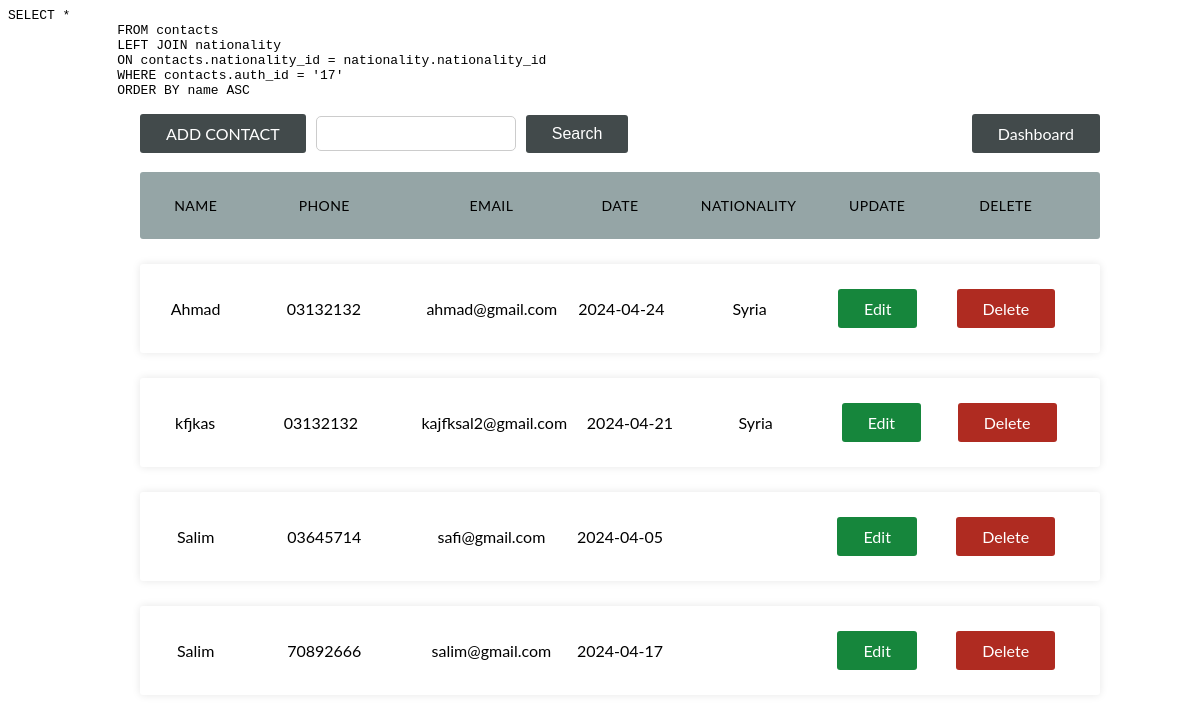
Page /contact.php (signed in) on the committed database.
### tables this page shows
CREATE TABLE `contacts` (
  `contact_id` int(11) NOT NULL,
  `name` varchar(100) NOT NULL,
  `phone` varchar(16) NOT NULL,
  `email` varchar(100) NOT NULL,
  `date` date NOT NULL,
  `auth_id` int(11) NOT NULL,
  `nationality_id` int(11) NOT NULL
);

CREATE TABLE `nationality` (
  `nationality_id` int(11) NOT NULL,
  `nationality_name` varchar(25) NOT NULL
);

### classes/DbConfig.php (called while the page is built, shortened)
<?php
class DbConfig
{
	private $_host = 'localhost';
	private $_username = 'root';
	private $_password = '';
	private $_database = 'tests';
	protected $connection;
	public function __construct()
	{
		if (!isset($this->connection)) {
			$this->connection = new mysqli($this->_host, $this->_username, $this->_password, $this->_database);
		}
		return $this->connection;
	}
}

### contact.php (the view, shortened to what this page needs)
<?php
include_once("classes/Crud.php");
if ($_SESSION['contact-switch'] == 0) {
    $crud = new Crud();
    $auth_id = $_SESSION['auth_user']['id'];
    $query = "SELECT *
              FROM contacts
              LEFT JOIN nationality
              ON contacts.nationality_id = nationality.nationality_id
              WHERE contacts.auth_id = '$auth_id'
              ORDER BY name ASC";
    $crud->debug($query);
    $result = $crud->getData($query);
?>
    <html>
    <head>
        <link rel="stylesheet" href="assets/table.css">
    </head>
    <body>
        <div class="container">
            <ul style="list-style-type: none;" class="responsive-table">
                <div style="display: flex; flex-direction: row; justify-content: space-between;  ">
                    <div style="display: flex; flex-direction: row; justify-content: space-between;">
                        <a style="align-self: center;" class="addButton" href="contact.php?code=3&form=<?= "add" ?>" id="executeButton">ADD CONTACT</a>
                        <form action="contact.php?code=0" method="post" name="formx">
                            <input class="search_input" type="text" name="search">
                            <input style="align-self: center;" class="addButton" value="Search" type="submit" name="SEARCH">
                        </form>
                    </div>
                    <a class="addButton" href="index.php" name="logout_btn">Dashboard</a>
                </div><br>
                <li class="table-header">
                    <div class="col col-1">Name</div>
                    <div class="col col-2">Phone</div>
                    <div class="col col-3">Email</div>
                    <div class="col col-4">Date</div>
                    <div class="col col-4">Nationality</div>
                    <div class="col col-4">Update</div>
                    <div class="col col-4">Delete</div>
                </li>
                <?php
                if (mysqli_num_rows($result) > 0) {
                    foreach ($result as $res) {
                ?>
                        <li class="table-row">
                            <div class="col col-1"><?= $res['name'] ?></div>
                            <div class="col col-2"><?= $res['phone'] ?></div>
                            <div class="col col-3"><?= $res['email'] ?></div>
                            <div class="col col-4"><?= $res['date'] ?></div>
                            <div class="col col-4"><?= $res['nationality_name'] ?></div>
                            <div class="col col-4"><a class="updateButton" href="contact.php?code=3&id=<?= $res['contact_id'] ?>&form=<?= "update" ?>">Edit</a></div>
                            <div class=" col col-4"><a class="DeleteButton" href="contact.php?code=4&id=<?= $res['contact_id'] ?>&name=<?= $res['name'] ?>" onClick=" return confirm('Are you sure you want to delete?')">Delete</a></div>
                        </li>
                    <?php
                    }
                } else {
                    ?> <li class="table-row">
                        <div class="col col-1">No Contacts</div>
                    </li>
                <?php } ?>
            </ul>
        </div>
    </body>
    </html>
<?php }
?>

### classes/Crud.php (shortened to what this page needs)
<?php
include_once 'DbConfig.php';
class Crud extends DbConfig
{
	public function getData($query)
	{
		$result = $this->connection->query($query);
		return $result;
	}
	public function debug($data)
	{
		echo '<pre>';
		print_r($data);
		echo '</pre>';
	}
}

### assets/table.css (style rules this page uses)
body { font-family: "lato", sans-serif; }
.container { max-width: 1000px; margin-left: auto; margin-right: auto; padding-left: 10px; padding-right: 10px; }
.updateButton { background-color: #16863c; border: none; color: white; padding: 10px 26px; text-align: center; text-decoration: none; display: inline-block; font-size: 16px; border-radius: 3px; }
.DeleteButton { background-color: #af2b21; border: none; color: white; padding: 10px 26px; text-align: center; text-decoration: none; display: inline-block; font-size: 16px; border-radius: 3px; }
.addButton { background-color: #424a4b; border: none; color: white; padding: 10px 26px; text-align: center; text-decoration: none; display: inline-block; font-size: 16px; border-radius: 3px; cursor: pointer; }

### contact.php (style rules this page uses)
.search_input { height: 90%; width: 200px; outline: none; padding: 0 18px 0 18px; font-size: 16px; border-radius: 5px; border: 1px solid #ccc; margin-left: 10px; margin-right: 10px; align-self: center; }
form { margin: 0; display: flex; flex-direction: row; }

### rows in the picture
contacts: name "Ahmad", phone "03132132", email "ahmad@gmail.com", date "2024-04-24", nationality.nationality_name "Syria"
contacts: name "kfjkas", phone "03132132", email "kajfksal2@gmail.com", date "2024-04-21", nationality.nationality_name "Syria"
contacts: name "Salim", phone "03645714", email "safi@gmail.com", date "2024-04-05"
contacts: name "Salim", phone "70892666", email "salim@gmail.com", date "2024-04-17"
